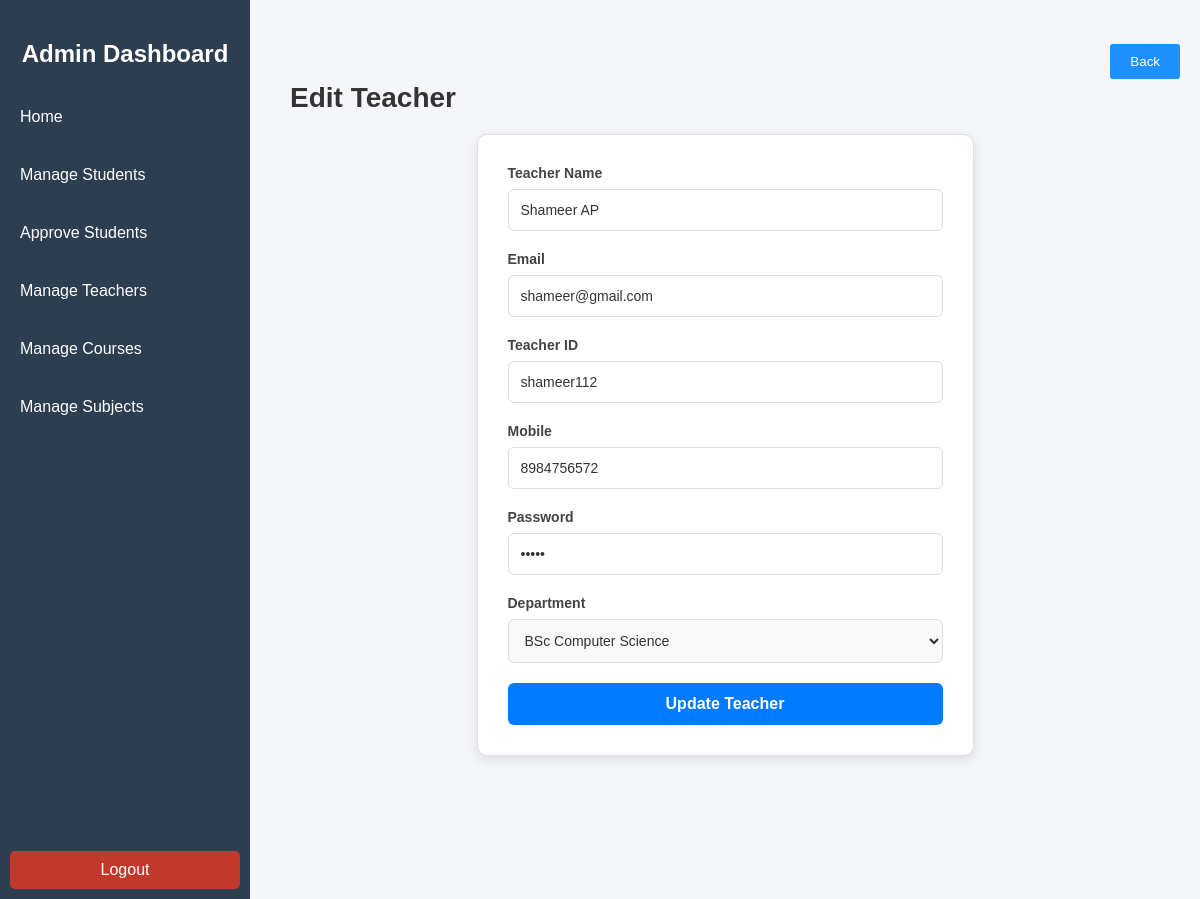
The app's page /edit-teacher/1/ with its own data.
### GradeWireapp/models.py (models this page shows, shortened)
class Teacher(models.Model):
    name=models.CharField(max_length=30)
    email=models.EmailField(unique=True)
    teacher_id=models.CharField(max_length=20,unique=True)
    mobile = models.CharField(max_length=10,default=' ')  # Changed from IntegerField to CharField
    password=models.CharField(max_length=15)
    department = models.ForeignKey(Course, on_delete=models.CASCADE)

class Course(models.Model):
    course_id = models.CharField(max_length=30,unique=True)
    course_name = models.CharField(max_length=30,unique=True,default= ' ')
    duration = models.CharField(max_length=25, default='3 Year', blank=True, null=True)

### GradeWireapp/views.py (the view, shortened to what this page needs)
# urls.py: path('edit-teacher/<int:teacher_no>/', views.edit_teacher, name='edit_teacher'),
def edit_teacher(request, teacher_no):
    teacher = get_object_or_404(Teacher, id=teacher_no)
    courses = Course.objects.all()
    return render(request, 'edit_teacher.html', {'teacher': teacher, 'courses': courses})

### templates/edit_teacher.html (shortened to what this page needs)
{% load static %}
<!DOCTYPE html>
<html lang="en">
<head>
    <link rel="stylesheet" type="text/css" href="{% static 'assets/css/admin-style.css' %}">
</head>
<body>
    <div class="menu-toggle" onclick="toggleSidebar()">☰ Menu</div>
    <div class="sidebar">
        <h2>Admin Dashboard</h2>
        <a href="{% url 'adminHome' %}" onclick="showSection('home')">Home</a>
        <a href="{% url 'ManageStudent' %}" >Manage Students</a>
        <a href="{% url 'approve_students' %}" >Approve Students</a>
        <a href="{% url 'ManageTeacher' %}" >Manage Teachers</a>
        <a href="{% url 'ManageCourse' %}" onclick="showSection('manage-courses')">Manage Courses</a>
        <a href="{% url 'ManageSubject' %}" >Manage Subjects</a>
        <a href="{% url 'logout' %}" class="logout" id="logoutButton">Logout</a>
    </div>
    <div class="content">
        <button class="back-button" onclick="history.back()">Back</button>
        <h2>Edit Teacher</h2>
        <form method="POST" class="teacher-form">
            <div>
                <label for="teacherName">Teacher Name</label>
                <input type="text" name="teacherName" value="{{ teacher.name }}" placeholder="Enter teacher name" required>
            </div>
            <div>
                <label for="teacherEmail">Email</label>
                <input type="email" name="teacherEmail" value="{{ teacher.email }}" placeholder="Enter email" required>
            </div>
            <div>
                <label for="teacherReg">Teacher ID</label>
                <input type="text" name="teacherReg" value="{{ teacher.teacher_id }}" placeholder="Enter teacher ID" required>
            </div>
            <div>
                <label for="teacherMobile">Mobile</label>
                <input type="text" name="teacherMobile" value="{{ teacher.mobile }}" placeholder="Enter mobile number" required>
            </div>
            <div>
                <label for="teacherPassword">Password</label>
                <input type="password" name="teacherPassword" value="{{ teacher.password }}" placeholder="Enter password" required>
            </div>
            <div>
                <label for="teacherDepartment">Department</label>
                <select name="teacherDepartment" id="teacherDepartment" required>
                    {% for course in courses %}
                        <option value="{{ course.id }}" {% if course.id == teacher.department.id %}selected{% endif %}>
                            {{ course.course_name }}
                        </option>
                    {% endfor %}
                </select>
            </div>
            <button type="submit">Update Teacher</button>
        </form>
    </div>
</body>
</html>

### static/assets/css/admin-style.css (style rules this page uses)
body { margin: 0; font-family: Arial, sans-serif; background-color: #f4f4f9; }
.sidebar { position: fixed; top: 0; left: 0; width: 250px; height: 100%; background-color: #2c3e50; color: white; display: flex; flex-direction: column; padding-top: 20px; transition: transform 0.3s ease; }
.sidebar h2 { text-align: center; font-size: 24px; margin-bottom: 20px; color: #ffffff; }
.sidebar a { color: white; text-decoration: none; display: block; padding: 10px; margin: 10px 10px; border-radius: 5px; transition: background-color 0.3s; cursor: pointer; }
.sidebar .logout { margin-top: auto; background-color: #c0392b; text-align: center; margin-bottom:30px; }
.content { margin-left: 250px; padding: 20px; transition: margin-left 0.3s ease; }

### templates/edit_teacher.html (style rules this page uses)
body { font-family: 'Arial', sans-serif; background-color: #f4f6f9; margin: 0; padding: 0; }
.content { margin-left: 250px; padding: 40px; min-height: 100vh; }
.content h2 { color: #333; font-size: 28px; margin-bottom: 20px; }
.teacher-form { width: 50%; margin: 0 auto; background-color: #fff; padding: 30px; border-radius: 10px; box-shadow: 0 4px 12px rgba(0, 0, 0, 0.1); border: 1px solid #e0e0e0; }
.teacher-form div { margin-bottom: 20px; }
.teacher-form label { display: block; font-size: 14px; font-weight: 600; color: #444; margin-bottom: 8px; }
.teacher-form input[type="text"], .teacher-form input[type="email"], .teacher-form input[type="password"], .teacher-form select { width: 100%; padding: 12px; border: 1px solid #ddd; border-radius: 6px; font-size: 14px; color: #333; box-sizing: border-box; transition: border-color 0.3s ease; }
.teacher-form select { background-color: #f9f9f9; cursor: pointer; }
.teacher-form button[type="submit"] { width: 100%; padding: 12px; background-color: #007bff; color: white; font-size: 16px; font-weight: 600; border: none; border-radius: 6px; cursor: pointer; transition: background-color 0.3s ease; }
.content { position: relative; }
.back-button { position: absolute; top: 25px; right: 20px; padding: 10px 20px; cursor: pointer; color: #fff; background-color: #1e90ff; border:none; border-radius: 3px; }

### records on screen
Teacher: teacherName "Shameer AP", teacherEmail "shameer@gmail.com", teacherReg "shameer112", teacherMobile "8984756572", teacherDepartment "BSc Computer Science"
